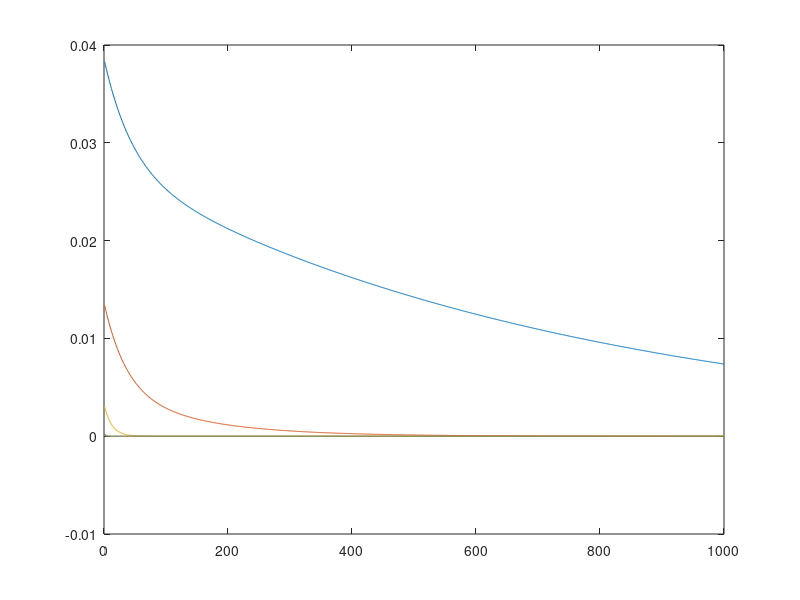

Source code (MATLAB):

Itr=1000;
err=zeros(Itr,1);

A=[1 2 4;1 3 5; 1 7 7; 1 8 9];
y=[1;2;3;4];
%lambda_list=[200];
lambda_list=[0.1, 1 , 10, 100, 200];

for lambda = lambda_list
    beta_star = (A'*A + lambda*eye(3))\(A'*y);
    opt = 0.5*norm(y-A*beta_star)^2 + 0.5*lambda*norm(beta_star)^2;

    [U,S,V]=svd(A'*A);
    L = S(1,1) + lambda;
    beta = [0;0;0];
    for i=1:Itr
        beta = beta - 1/L*((A'*A+lambda*eye(3))*beta-A'*y);
        err(i)=0.5*norm(y-A*beta)^2 + 0.5*lambda*norm(beta)^2 - opt;
    end
    x = 1:Itr;
    plot(x,err)
    hold on
end